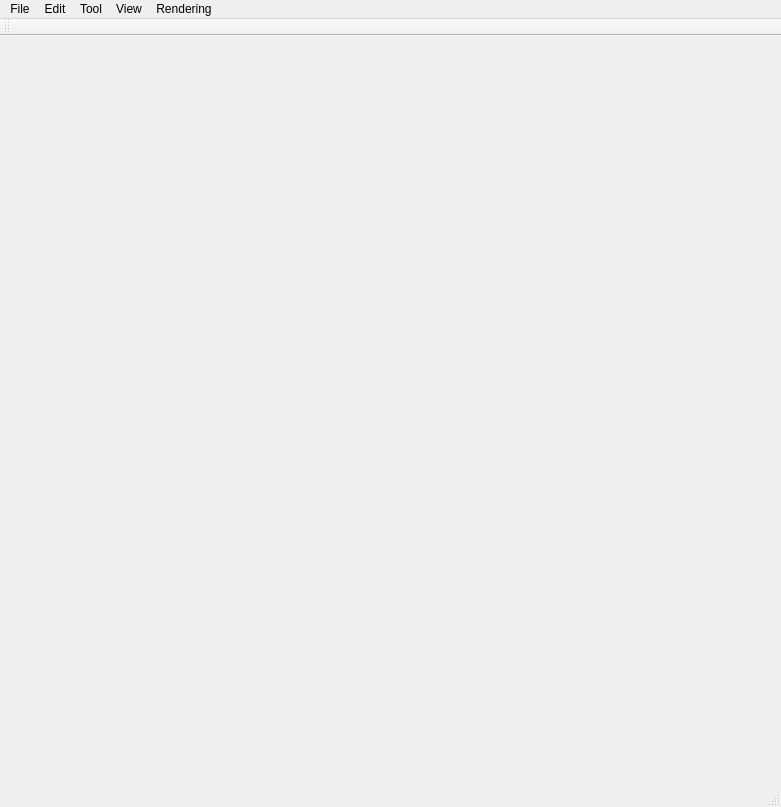
<?xml version="1.0" encoding="UTF-8"?>
<ui version="4.0">
 <class>MainWindowClass</class>
 <widget class="QMainWindow" name="MainWindowClass">
  <property name="geometry">
   <rect>
    <x>0</x>
    <y>0</y>
    <width>781</width>
    <height>807</height>
   </rect>
  </property>
  <property name="windowTitle">
   <string>Point Cloud</string>
  </property>
  <widget class="QWidget" name="centralWidget"/>
  <widget class="QMenuBar" name="menuBar">
   <property name="geometry">
    <rect>
     <x>0</x>
     <y>0</y>
     <width>781</width>
     <height>21</height>
    </rect>
   </property>
   <widget class="QMenu" name="menuFile">
    <property name="title">
     <string>File</string>
    </property>
    <addaction name="actionOpen"/>
    <addaction name="separator"/>
    <addaction name="actionExit"/>
   </widget>
   <widget class="QMenu" name="menuTool">
    <property name="title">
     <string>Tool</string>
    </property>
    <addaction name="actionDetect"/>
    <addaction name="actionSegment"/>
    <addaction name="separator"/>
    <addaction name="actionPrintDetectedFaces"/>
   </widget>
   <widget class="QMenu" name="menuView">
    <property name="title">
     <string>View</string>
    </property>
    <addaction name="actionShowPoints"/>
    <addaction name="actionShowFaces"/>
   </widget>
   <widget class="QMenu" name="menuRendering">
    <property name="title">
     <string>Rendering</string>
    </property>
    <addaction name="actionRenderingBasic"/>
    <addaction name="actionRenderingSSAO"/>
    <addaction name="actionRenderingHatching"/>
   </widget>
   <widget class="QMenu" name="menuEdit">
    <property name="title">
     <string>Edit</string>
    </property>
    <addaction name="actionDelete"/>
    <addaction name="actionUndo"/>
   </widget>
   <addaction name="menuFile"/>
   <addaction name="menuEdit"/>
   <addaction name="menuTool"/>
   <addaction name="menuView"/>
   <addaction name="menuRendering"/>
  </widget>
  <widget class="QToolBar" name="mainToolBar">
   <attribute name="toolBarArea">
    <enum>TopToolBarArea</enum>
   </attribute>
   <attribute name="toolBarBreak">
    <bool>false</bool>
   </attribute>
  </widget>
  <widget class="QStatusBar" name="statusBar"/>
  <action name="actionOpen">
   <property name="icon">
    <iconset>
     <normaloff>Resources/open.png</normaloff>Resources/open.png</iconset>
   </property>
   <property name="text">
    <string>Open</string>
   </property>
   <property name="shortcut">
    <string>Ctrl+O</string>
   </property>
  </action>
  <action name="actionExit">
   <property name="text">
    <string>Exit</string>
   </property>
  </action>
  <action name="actionDetect">
   <property name="text">
    <string>Detect</string>
   </property>
  </action>
  <action name="actionShowPoints">
   <property name="checkable">
    <bool>true</bool>
   </property>
   <property name="text">
    <string>Show Points</string>
   </property>
  </action>
  <action name="actionShowFaces">
   <property name="checkable">
    <bool>true</bool>
   </property>
   <property name="text">
    <string>Show Faces</string>
   </property>
  </action>
  <action name="actionRenderingBasic">
   <property name="checkable">
    <bool>true</bool>
   </property>
   <property name="checked">
    <bool>true</bool>
   </property>
   <property name="text">
    <string>Basic</string>
   </property>
  </action>
  <action name="actionRenderingSSAO">
   <property name="checkable">
    <bool>true</bool>
   </property>
   <property name="text">
    <string>SSAO</string>
   </property>
  </action>
  <action name="actionRenderingHatching">
   <property name="checkable">
    <bool>true</bool>
   </property>
   <property name="text">
    <string>Hatching</string>
   </property>
  </action>
  <action name="actionSegment">
   <property name="text">
    <string>Segment</string>
   </property>
  </action>
  <action name="actionShow1">
   <property name="checkable">
    <bool>true</bool>
   </property>
   <property name="text">
    <string>Show 1</string>
   </property>
  </action>
  <action name="actionShow2">
   <property name="checkable">
    <bool>true</bool>
   </property>
   <property name="text">
    <string>Show 2</string>
   </property>
  </action>
  <action name="actionShow3">
   <property name="checkable">
    <bool>true</bool>
   </property>
   <property name="text">
    <string>Show 3</string>
   </property>
  </action>
  <action name="actionShow4">
   <property name="checkable">
    <bool>true</bool>
   </property>
   <property name="text">
    <string>Show 4</string>
   </property>
  </action>
  <action name="actionShow5">
   <property name="checkable">
    <bool>true</bool>
   </property>
   <property name="text">
    <string>Show 5</string>
   </property>
  </action>
  <action name="actionShow6">
   <property name="checkable">
    <bool>true</bool>
   </property>
   <property name="text">
    <string>Show 6</string>
   </property>
  </action>
  <action name="actionShow7">
   <property name="checkable">
    <bool>true</bool>
   </property>
   <property name="text">
    <string>Show 7</string>
   </property>
  </action>
  <action name="actionShow8">
   <property name="checkable">
    <bool>true</bool>
   </property>
   <property name="text">
    <string>Show 8</string>
   </property>
  </action>
  <action name="actionShow9">
   <property name="checkable">
    <bool>true</bool>
   </property>
   <property name="text">
    <string>Show 9</string>
   </property>
  </action>
  <action name="actionShowAll">
   <property name="checkable">
    <bool>true</bool>
   </property>
   <property name="text">
    <string>Show All</string>
   </property>
  </action>
  <action name="actionShow10">
   <property name="checkable">
    <bool>true</bool>
   </property>
   <property name="text">
    <string>Show 10</string>
   </property>
  </action>
  <action name="actionShow11">
   <property name="checkable">
    <bool>true</bool>
   </property>
   <property name="text">
    <string>Show 11</string>
   </property>
  </action>
  <action name="actionShow12">
   <property name="checkable">
    <bool>true</bool>
   </property>
   <property name="text">
    <string>Show 12</string>
   </property>
  </action>
  <action name="actionPrintDetectedFaces">
   <property name="text">
    <string>Print Detected Faces</string>
   </property>
  </action>
  <action name="actionDelete">
   <property name="icon">
    <iconset>
     <normaloff>Resources/delete.png</normaloff>Resources/delete.png</iconset>
   </property>
   <property name="text">
    <string>Delete</string>
   </property>
   <property name="shortcut">
    <string>Del</string>
   </property>
  </action>
  <action name="actionUndo">
   <property name="icon">
    <iconset>
     <normaloff>Resources/undo.png</normaloff>Resources/undo.png</iconset>
   </property>
   <property name="text">
    <string>Undo</string>
   </property>
   <property name="shortcut">
    <string>Ctrl+Z</string>
   </property>
  </action>
 </widget>
 <layoutdefault spacing="6" margin="11"/>
 <resources>
  <include location="MainWindow.qrc"/>
 </resources>
 <connections/>
</ui>
